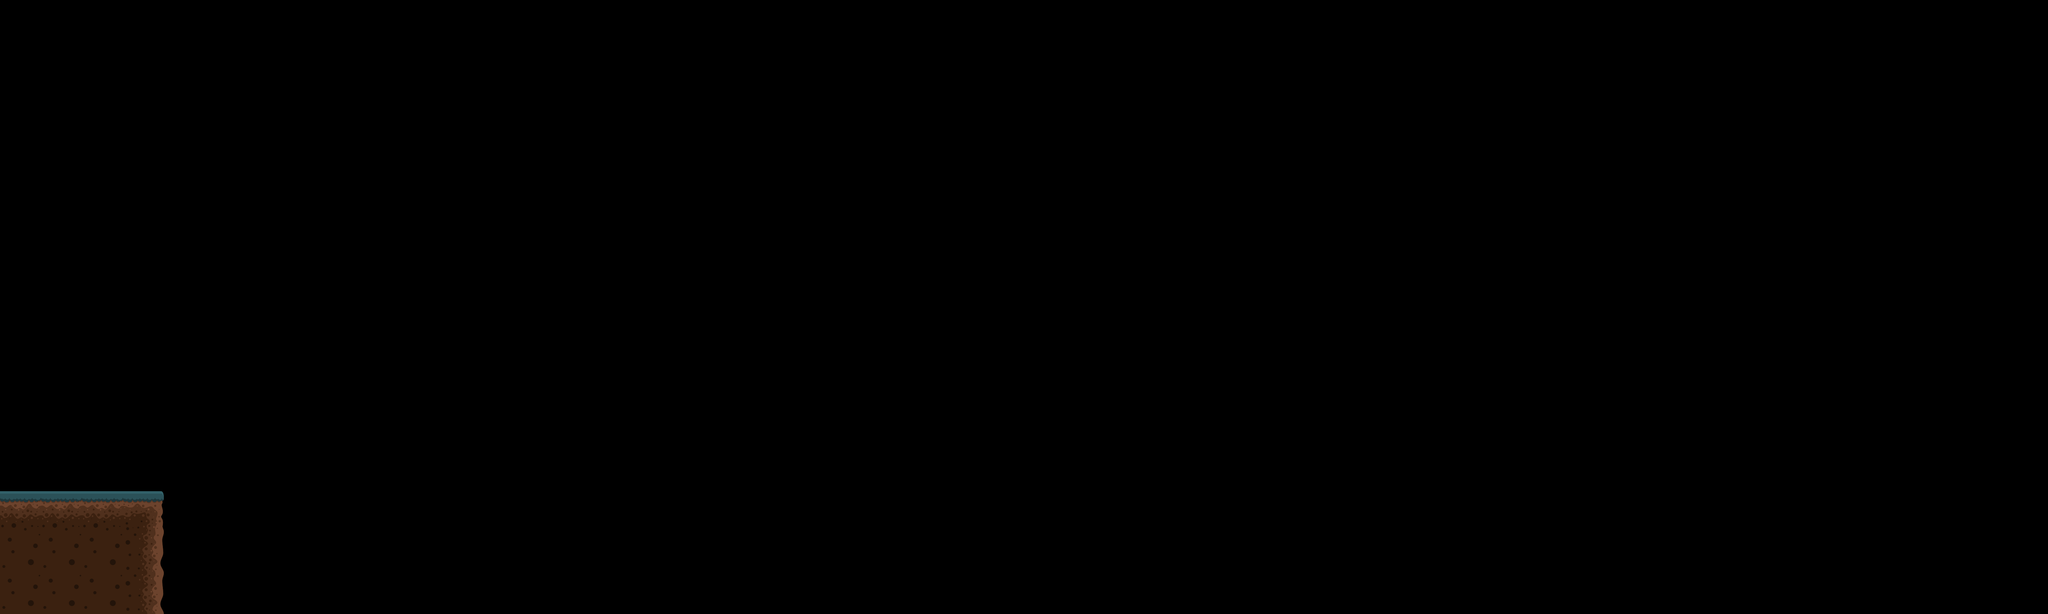

Tiled map render using the project's own tile images. Description and the whole map definition, tile-layer contents included, below:
An orthogonal 50x15 tile map with 128x128 px tiles, 1 tile layer (ground).

<map version="1.4" tiledversion="1.4.3" orientation="orthogonal" renderorder="right-down" width="50" height="15" tilewidth="128" tileheight="128" infinite="0" nextlayerid="3" nextobjectid="1">
 <tileset firstgid="1" name="graveyard-spritesheet" tilewidth="128" tileheight="128" tilecount="16" columns="16">
  <image source="assets/graveyard-spritesheet.png" width="2048" height="128" />
 </tileset>
 <layer id="1" name="ground" width="50" height="15">
  <data encoding="csv">
0,0,0,0,0,0,0,0,0,0,0,0,0,0,0,0,0,0,0,0,0,0,0,0,0,0,0,0,0,0,0,0,0,0,0,0,0,0,0,0,0,0,0,0,0,0,0,0,0,0,
0,0,0,0,0,0,0,0,0,0,0,0,0,0,0,0,0,0,0,0,0,0,0,0,0,0,0,0,0,0,0,0,0,0,0,0,0,0,0,0,0,0,0,0,0,0,0,0,0,0,
0,0,0,0,0,0,0,0,0,0,0,0,0,0,0,0,0,0,0,0,0,0,0,0,0,0,0,0,0,0,0,0,0,0,0,0,0,0,0,0,0,0,0,0,0,0,0,0,0,0,
0,0,0,0,0,0,0,0,0,0,0,0,0,0,0,0,0,0,0,0,0,0,0,0,0,0,0,0,0,0,0,0,0,0,0,0,0,0,0,0,0,0,0,0,0,0,0,0,0,0,
0,0,0,0,0,0,0,0,0,0,0,0,0,0,0,0,0,0,0,0,0,0,0,0,0,0,0,0,0,0,0,0,0,0,0,0,0,0,0,0,0,0,0,0,0,0,0,0,0,0,
0,0,0,0,0,0,0,0,0,0,0,0,0,0,0,0,0,0,0,0,0,0,0,0,0,0,0,0,0,0,0,0,0,0,0,0,0,0,0,0,0,0,0,0,0,0,0,0,0,0,
0,0,0,0,0,0,0,0,0,0,0,0,0,0,0,0,0,0,0,0,0,0,0,0,0,0,0,0,0,0,0,0,0,0,0,0,0,0,0,0,0,0,0,0,0,0,0,0,0,0,
0,0,0,0,0,0,0,0,0,0,0,0,0,0,0,0,0,0,0,0,0,0,0,0,0,0,0,0,0,0,0,0,0,0,0,0,0,0,0,0,0,0,0,0,0,0,0,0,0,0,
0,0,0,0,0,0,0,0,0,0,0,0,0,0,0,0,0,0,0,0,0,0,0,0,0,0,0,0,0,0,0,0,0,0,0,0,0,0,0,0,0,0,0,0,0,0,0,0,0,0,
0,0,0,0,0,0,0,0,0,0,0,0,0,0,0,0,0,0,0,0,0,0,0,0,0,0,0,0,0,0,0,0,0,0,0,0,0,0,0,0,0,0,0,0,0,0,0,0,0,0,
0,0,0,0,0,0,0,0,0,0,0,0,0,0,0,0,0,0,0,0,0,0,0,0,0,0,0,0,0,0,0,0,0,0,0,0,0,0,0,0,0,0,0,0,0,0,0,0,0,0,
0,0,0,0,0,0,0,0,0,0,0,0,0,0,0,0,0,0,0,0,0,0,0,0,0,0,0,0,0,0,0,0,0,0,0,0,0,0,0,0,0,0,0,0,0,0,0,0,0,0,
2,2,2,3,0,0,0,0,0,0,0,0,0,0,0,0,0,0,0,0,0,0,0,0,0,0,0,0,0,0,0,0,0,0,0,0,0,0,0,0,0,0,0,0,0,0,0,0,0,0,
5,5,5,6,0,0,0,0,0,0,0,0,0,0,0,0,0,0,0,0,0,0,0,0,0,0,0,0,0,0,0,0,0,0,0,0,0,0,0,0,0,0,0,0,0,0,0,0,0,0,
5,5,5,6,0,0,0,0,0,0,0,0,0,0,0,0,0,0,0,0,0,0,0,0,0,0,0,0,0,0,0,0,0,0,0,0,0,0,0,0,0,0,0,0,0,0,0,0,0,0
</data>
 </layer>
 <objectgroup id="2" name="objects" />
</map>
